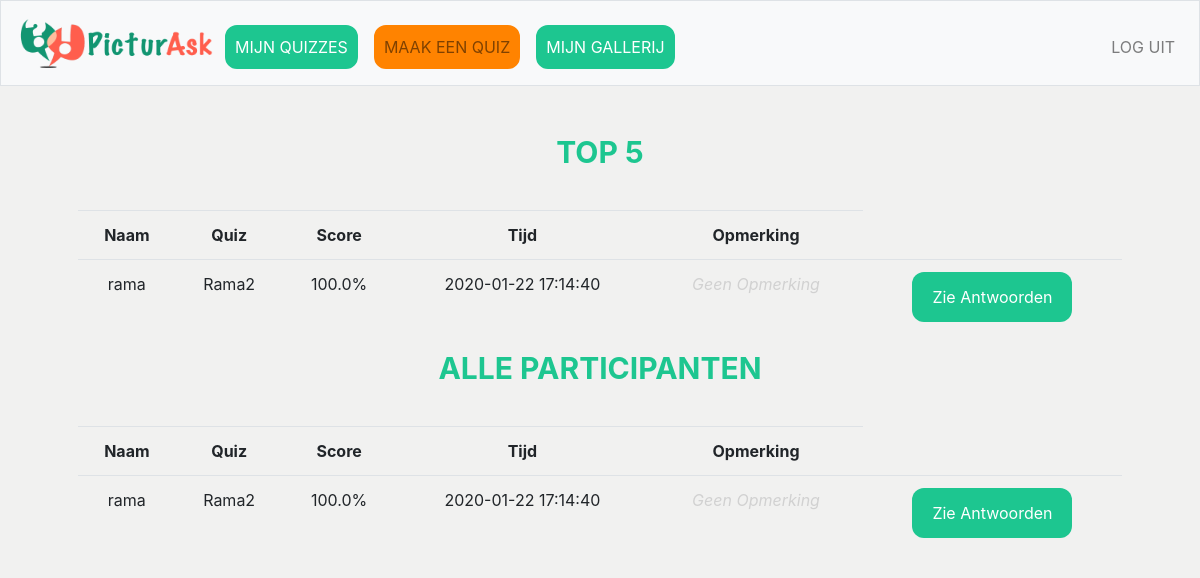
/index (signed in), run on the app's committed database.
### tables this page shows
CREATE TABLE 'participants' ('participant_id' integer PRIMARY KEY AUTOINCREMENT NOT NULL, 'quiz_id' integer NOT NULL, 'name' text NOT NULL, 'score' real, 'time'  timestamp DEFAULT CURRENT_TIMESTAMP  , 'comment' text DEFAULT '');

CREATE TABLE 'quizes' ('quiz_id' integer PRIMARY KEY AUTOINCREMENT NOT NULL,'user_id' integer NOT NULL, 'quiz_titel'  text NOT NULL  , 'date'  timestamp DEFAULT CURRENT_DATE  , 'gif' text, 'dankwoord' text);

### application.py (the view)
@app.route("/index")
@login_required
def index():
    session["user_id"]
    my_quizes = db.execute("SELECT * FROM quizes WHERE user_id = :username",username=session["user_id"])
    participants_list = []
    for quiz in my_quizes:
        for participant in db.execute("SELECT * FROM participants WHERE  quiz_id = :quiz", quiz=quiz['quiz_id']):
            participant["quizname"] = quiz["quiz_titel"]
            participants_list.append(participant)
    participants_list.reverse()
    top_participants = sorted(participants_list, key=lambda x:x["score"])
    top_participants.reverse()
    return render_template("index.html", participants_list=percentage(participants_list), top_participants=top_participants[:5])

### application.py (called while the page is built)
@app.after_request
def after_request(response):
    response.headers["Cache-Control"] = "no-cache, no-store, must-revalidate"
    response.headers["Expires"] = 0
    response.headers["Pragma"] = "no-cache"
    return response

### helpers.py (called while the page is built)
def login_required(f):
    @wraps(f)
    def decorated_function(*args, **kwargs):
        if session.get("user_id") is None:
            return redirect("/login")
        return f(*args, **kwargs)
    return decorated_function

def percentage(answer_list):
    for answer in answer_list:
        answer["score"] = str(answer["score"] * 100) + "%"
    return answer_list

### templates/index.html (shortened to what this page needs)
{% extends "layout.html" %}
{% block main %}
    <form action="/index" method="post">
        <div class="form-group">
            <table class="table table-hoverable">
                <h2>TOP 5</h2>
                <tr>
                    <th>Naam</th>
                    <th>Quiz</th>
                    <th>Score</th>
                    <th>Tijd</th>
                    <th>Opmerking</th>
                </tr>
                {% for part in top_participants %}
                    <tr>
                        <td>{{part["name"]}}</td>
                        <td>{{part["quizname"]}}</td>
                        <td>{{part["score"]}}</td>
                        <td>{{part["time"]}}</td>
                        {% if part["comment"] == "" %}
                            <td><i><font color=#D1D1D1>Geen Opmerking</font></i></td>
                        {% else%}
                            <td>{{part["comment"]}}</td>
                        {% endif %}
                        <td> <button type="button" class="btn login" style=width:160px; onclick="window.location.href='/antwoord/{{part['participant_id']}}'">Zie Antwoorden</button></td>
                    </tr>
                {% endfor %}
            </table>
            <table class="table table-hoverable">
                <h2>ALLE PARTICIPANTEN</h2>
                <tr>
                    <th>Naam</th>
                    <th>Quiz</th>
                    <th>Score</th>
                    <th>Tijd</th>
                    <th>Opmerking</th>
                </tr>
                {% for part in participants_list %}
                    <tr>
                        <td>{{part["name"]}}</td>
                        <td>{{part["quizname"]}}</td>
                        <td>{{part["score"]}}</td>
                        <td>{{part["time"]}}</td>
                        {% if part["comment"] == "" %}
                            <td><i><font color=#D1D1D1>Geen Opmerking</font></i></td>
                        {% else%}
                            <td>{{part["comment"]}}</td>
                        {% endif %}
                        <td> <button type="button" class="btn login" style=width:160px; onclick="window.location.href='/antwoord/{{part['participant_id']}}'">Zie Antwoorden</button></td>
                    </tr>
                {% endfor %}
            </table>
        </div>
    </form>
{% endblock %}

### static/styles.css (style rules this page uses)
body { background-color: #F1F1F0; background-repeat: no-repeat; background-size: cover; }
table { margin-top: 40px; }
button { -webkit-transition-duration: 0.4s; transition-duration: 0.4s; width:50%; height: 50px; background-color: #1DC690; color: #3D550C; border-radius: 12px; }
h2 { font-size: 30px; font-weight: bold; color: #1DC690; }
.login { -webkit-transition-duration: 0.4s; transition-duration: 0.4s; width:30%; height: 50px; background-color: #1DC690; outline: none; color: white; border-radius: 12px; }

### data on the page
participants: name "rama", quizname "Rama2", score "100.0%", time "2020-01-22 17:14:40", comment "Geen Opmerking"
